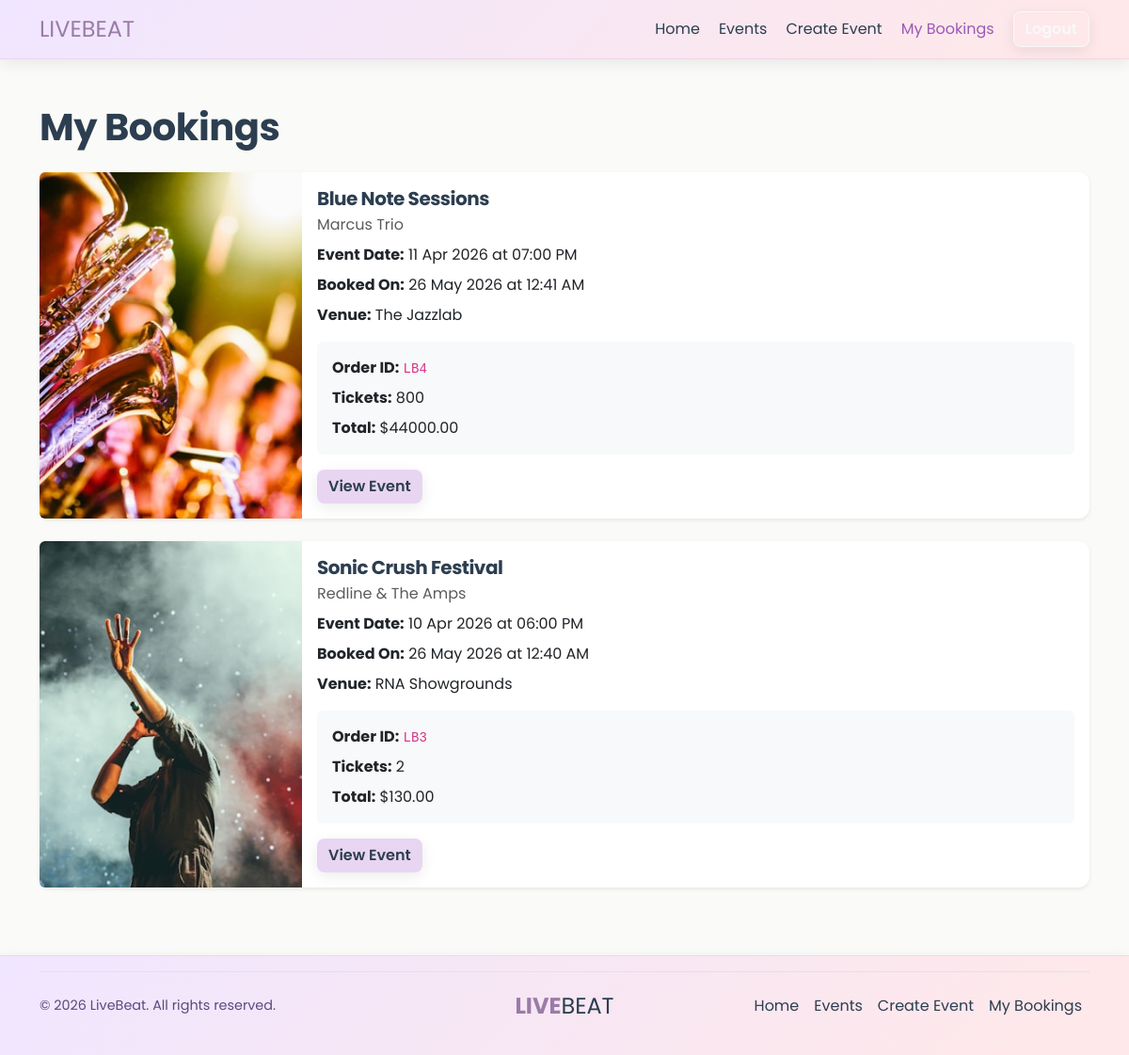
/booking-history (signed in), run on the app's committed database.
### livebeat/models.py (models this page shows)
class Booking(db.Model):
    id = db.Column(db.Integer, primary_key=True)
    ticket_quantity = db.Column(db.Integer, nullable=False)
    ticket_price = db.Column(db.Float, nullable=False)
    date_booked = db.Column(db.DateTime, default=brisbane_now)
    user_id = db.Column(db.Integer, db.ForeignKey("user.id"))
    event_id = db.Column(db.Integer, db.ForeignKey("event.id"))

class Event(db.Model):
    id = db.Column(db.Integer, primary_key=True)
    title = db.Column(db.String(100), nullable=False)
    artist = db.Column(db.String(100), nullable=False)
    description = db.Column(db.Text, nullable=False)
    category = db.Column(db.String(50), nullable=False)
    status = db.Column(db.String(20), default="Open")
    capacity = db.Column(db.Integer, nullable=False)
    date = db.Column(db.DateTime, nullable=False)
    venue_name = db.Column(db.String(120), nullable=False)
    venue_address = db.Column(db.String(200), nullable=False)
    ticket_price = db.Column(db.Float, nullable=False)
    acknowledgement = db.Column(db.Text)
    image = db.Column(db.String(200), default="concert1.jpg")
    user_id = db.Column(db.Integer, db.ForeignKey("user.id"))
    bookings = db.relationship("Booking", backref="event", lazy=True)
    comments = db.relationship("Comment", backref="event", lazy=True)

### livebeat/views.py (the view)
@main_bp.route("/booking-history")
@login_required
def booking_history():
    bookings = Booking.query.filter_by(user_id=current_user.id).order_by(Booking.date_booked.desc()).all()
    return render_template("booking-history.html", bookings=bookings)

### livebeat/templates/booking-history.html (shortened to what this page needs)
{% extends 'base.html' %}
{% block content %}
<section class="py-5">
    <div class="container">
        <h1 class="mb-4">My Bookings</h1>
        {% for booking in bookings %}
        <div class="card mb-4 border-0 shadow-sm">
            <div class="row g-0">
                <div class="col-md-3">
                    <img src="{{ url_for('static', filename='images/' ~ booking.event.image) }}"
                        alt="{{ booking.event.title }}"
                        class="img-fluid rounded-start h-100 object-fit-cover">
                </div>
                <div class="col-md-9">
                    <div class="card-body">
                        <h5 class="card-title mb-1">{{ booking.event.title }}</h5>
                        <p class="text-muted mb-2">{{ booking.event.artist }}</p>
                        <p class="mb-2">
                            <strong>Event Date:</strong>
                            {{ booking.event.date.strftime('%d %b %Y at %I:%M %p') }}
                        </p>
                        <p class="mb-2">
                            <strong>Booked On:</strong>
                            {{ booking.date_booked.strftime('%d %b %Y at %I:%M %p') }}
                        </p>
                        <p class="mb-2">
                            <strong>Venue:</strong>
                            {{ booking.event.venue_name }}
                        </p>
                        <div class="bg-light p-3 rounded mt-3">
                            <p class="mb-2">
                                <strong>Order ID:</strong>
                                <code>LB{{ booking.id }}</code>
                            </p>
                            <p class="mb-2">
                                <strong>Tickets:</strong>
                                {{ booking.ticket_quantity }}
                            </p>
                            <p class="mb-0">
                                <strong>Total:</strong>
                                ${{ "%.2f"|format(booking.ticket_quantity * booking.ticket_price) }}
                            </p>
                        </div>
                        <a href="{{ url_for('main.event_details', event_id=booking.event.id) }}"
                            class="btn btn-primary mt-3">
                            View Event
                        </a>
                    </div>
                </div>
            </div>
        </div>
        {% endfor %}
    </div>
</section>
{% endblock %}

### livebeat/static/style/style.css (style rules this page uses)
:root { --dark-gray: #2C3E50; --light-shadow: 0 4px 15px rgba(0, 0, 0, 0.08); --medium-shadow: 0 6px 20px rgba(0, 0, 0, 0.12); }
* { font-family: "Poppins", sans-serif; font-weight: 400; font-style: normal; }
body { background-color: #FAFAF8; min-height: 100vh; display: flex; flex-direction: column; }
h1, h2, h3, h4, h5, h6 { font-weight: 700; letter-spacing: -0.5px; color: var(--dark-gray); }
h1 { font-size: 2.5rem; margin-bottom: 1.5rem; }
.btn { font-weight: 600; border-radius: 8px; box-shadow: var(--light-shadow); }
.btn-primary { background: #E8D5F2; border: none; color: #2C3E50 !important; }
.card { border: none; border-radius: 12px; box-shadow: var(--light-shadow); background: white; transition: all 0.3s ease; }
.card-title { color: var(--dark-gray); font-weight: 700; }
section { padding: 2rem 0; }

### data on the page
Booking: image (picture), event "Blue Note Sessions", event.artist "Marcus Trio", event "11 Apr 2026 at 07:00 PM", date_booked "26 May 2026 at 12:41 AM", event.venue_name "The Jazzlab", id "4", ticket_quantity "800", booking.ticket_quantity*booking.ticket_price "44000.00"
Booking: image (picture), event "Sonic Crush Festival", event.artist "Redline & The Amps", event "10 Apr 2026 at 06:00 PM", date_booked "26 May 2026 at 12:40 AM", event.venue_name "RNA Showgrounds", id "3", ticket_quantity "2", booking.ticket_quantity*booking.ticket_price "130.00"
